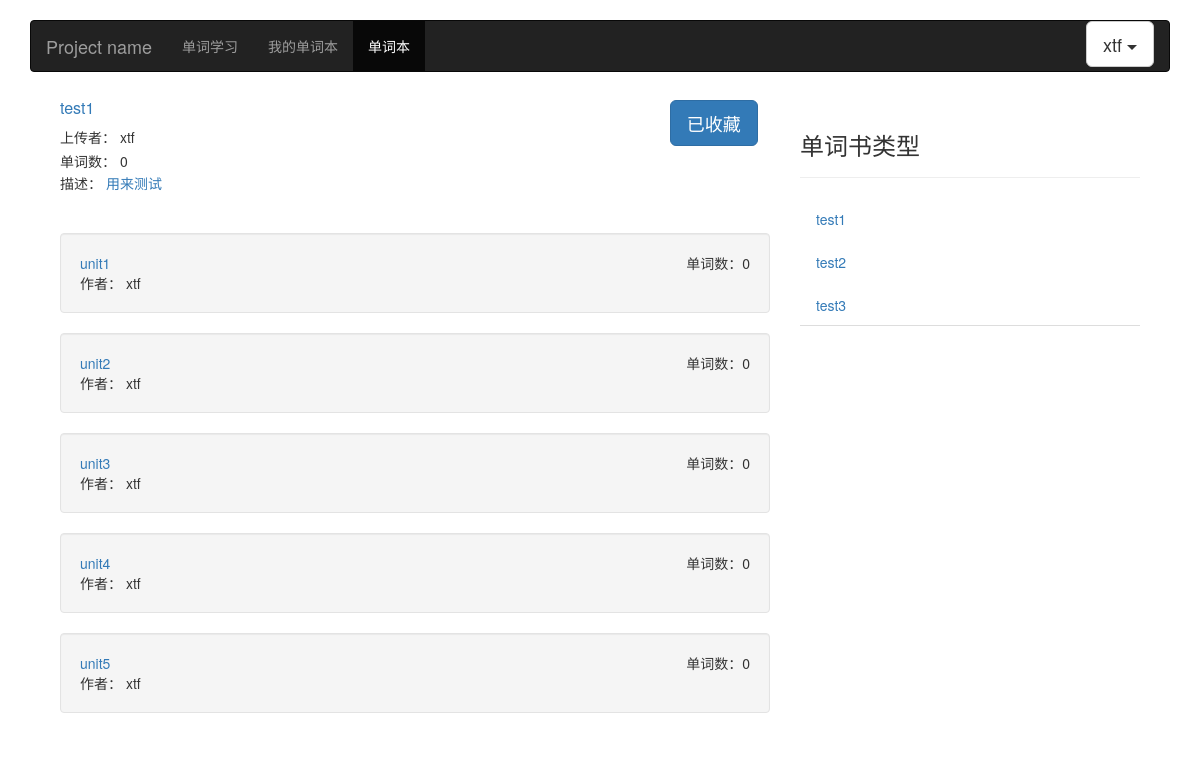
Page /learn/wordbook/wordbookunit?id=2 on the committed database.
### learn/models.py (models this page shows, shortened)
class WordBook(models.Model):
    title = models.CharField(blank=True, max_length=50,
                                   verbose_name=u"书名")
    description = models.CharField(blank=True, max_length=200,
                                   verbose_name=u"描述")
    uploaded_user = models.ForeignKey(User, verbose_name=u"上传人", on_delete=models.CASCADE)
    word_num = models.IntegerField(default=1000, verbose_name=u"单词数")
    class Meta:
        verbose_name = u"单词本"
        verbose_name_plural = verbose_name

### learn/views.py (the view, shortened to what this page needs)
# urls.py: path('wordbook/wordbookunit', views.wordbookunit, name='wordbookunit'),
def wordbookunit(request):
    passed = {}
    passed['wordbook_info'] = get_all_books()
    if request.method == "GET":
        if 'id' in request.GET:
            all_words_num = 0
            wordbook_id = request.GET['id']
            get_book = WordBook.objects.get(id=wordbook_id)
            passed['title'] = get_book.title
            passed['description'] = get_book.description
            passed['uploaded_user'] = get_book.uploaded_user.username
            passed['username'] = get_book.uploaded_user.username
            wordbookunit = WordUnit.objects.filter(book=get_book)
            if LearningPlan.objects.filter(user=get_book.uploaded_user, wordbook=get_book).count() > 0:
                passed['save_button_name'] = SAVE_BUTTON[1]
            else:
                passed['save_button_name'] = SAVE_BUTTON[0]
            wb_info = []
            for wb in wordbookunit:
                info = {}
                info['unit_name'] = 'unit' + str(wb.unit_order)
                info['word_num'] = wb.word_num
                info['unit_id'] = wb.id
                all_words_num += wb.word_num
                wb_info.append(info)
            passed['allunits'] = wb_info
            passed['word_num'] = all_words_num
            passed['wordbook_id'] = wordbook_id
    return render(request, 'wordbookunit.html', passed)

### learn/views.py (called while the page is built)
def get_all_books():
    all_wordbooks = WordBook.objects.all()
    wordbook_info = []
    for wordbook in all_wordbooks:
        info = {}
        info['title'] = wordbook.title
        info['description'] = wordbook.description
        info['uploaded_user'] = wordbook.uploaded_user.username
        info['word_num'] = wordbook.word_num
        info['wordbook_id'] = wordbook.id
        wordbook_info.append(info)
    return wordbook_info

### learn/templates/wordbookunit.html (shortened to what this page needs)
<!DOCTYPE html>
{% load static %}
<html lang="zh-CN">
  <head>
    <link href="https://cdn.bootcss.com/bootstrap/3.3.7/css/bootstrap.min.css" rel="stylesheet">
    <link href="{% static 'css/font-awesome.min.css' %}" rel="stylesheet">
    <link href="{% static 'css/ie10-viewport-bug-workaround.css'%}" rel="stylesheet">
    <link href="{% static 'css/navbar.css'%}" rel="stylesheet">
    <link rel="stylesheet" type="text/css" href="{% static 'css/wordbook.css'%}">
  </head>
  <body>
    <div class="container">
      <nav class="navbar navbar-inverse">
        <div class="container-fluid">
          <div class="navbar-header">
            <a class="navbar-brand" href="#">Project name</a>
          </div>
          <div id="navbar" class="navbar-collapse collapse">
            <ul class="nav navbar-nav">
                <li><a href="{% url 'learnindex' %}">单词学习</a></li>
                <li><a href="{% url 'mywordbook' %}">我的单词本</a></li>
                <li class="active"><a href="{% url 'wordbook' %}">单词本</a></li>
            </ul>
            <ul class="nav navbar-nav navbar-right">
              <div class="btn-group">
              <button type="button" class="btn btn-default btn-lg dropdown-toggle" data-toggle="dropdown" aria-haspopup="true" aria-expanded="false">
                {{username}} <span class="caret"></span>
              </button>
            </div>
            </ul>
          </div>
        </div>
      </nav>
      <div class="container-fluid">
        <div class="row-fluid">
          <div class="col-md-8">
                <div class="row wordbook-detail-container">
                        <div class="col-md-10">
                                <div class="wordbook-basic-info span3">
                                        <div class="wordbook-title" style="max-width: 300px;">
                                            <a href="wordbookunit?id={{wordbook_id}}">{{title}}</a>
                                        </div>
                                        <div class="wordbook-owner">
                                            <span>上传者： </span>
                                                <span class="wordbook-owner-username">{{uploaded_user}}</span>
                                        </div>
                                        <div class="wordbook-count">
                                            <span>单词数： </span>{{word_num}}<br/>
                                        </div>
                                        <div>
                                            <span>描述： </span>
                                            <a target="_blank">{{description}}</a>
                                        </div>
                                </div>
                        </div>
                        <div id="wordbook-save-div" class="col-md-2 col-sm-2">
                                <button class="btn btn-primary btn-lg" type="submit" id="wordbook-save-button"  name="save", value="{{wordbook_id}}">{{save_button_name}}</button>
                              </div>
                         </div>
            {% for unit in allunits %}
            <div id="wordlist-" class="well">
                <div class="wordbook-create-wordlist-title" style="display: block">
                    <table width="100%">
                        <tr>
                            <td class="wordbook-wordlist-name">
                                <a href="wordbookunit/wordlist?id={{unit.unit_id}}">{{unit.unit_name}}</a>
                            </td>
                            <td align="right" class="wordbook-wordlist-count">
                                <span>单词数：</span>{{unit.word_num}}
                            </td>
                        </tr>
                    </table>
                </div>
                <div class="wordbook-create-wordlist-body">
                    <div class="info">
                        <table width="100%">
                            <tr>
                                <td>
                                     <span class="author">作者： {{uploaded_user}}</span>
                                </td>
                            </tr>
                        </table>
                    </div>
                </div>
            </div>
            {% endfor %}
          </div>
          <div class="col-md-4">
            <div class="page-header">
                    <h3>单词书类型</h3>
            </div>
            <ul class="nav nav-tabs nav-stacked">
                {% for book in wordbook_info %}
                    <li data="10"><a href="wordbookunit?id={{book.wordbook_id}}">{{book.title}}</a></li>
                {% endfor %}
            </ul>
          </div>
        </div>
      </div>
    </div>
  </body>
</html>

### static/css/navbar.css (style rules this page uses)
body { padding-top: 20px; padding-bottom: 20px; }
.navbar { margin-bottom: 20px; }

### static/css/wordbook.css (style rules this page uses)
html { overflow-y: scroll; }
#wordbook-save-div { padding: 8px; }
.wordbook-detail-container .wordbook-title { font-size: 16px; padding: 5px 0; max-width: 150px; }
.wordbook-detail-container .wordbook-owner { padding: 2px 0; }
.wordbook-detail-container .wordbook-count { padding: 2px 0px; }
.wordbook-detail-container .wordbook-basic-info { margin-bottom: 40px; }

### rows in the picture
WordBook: title "test1", description "用来测试", title "test1"
WordBook: title "test2"
WordBook: title "test3"

### other values in the picture
{{ username }} "xtf"
{{ uploaded_user }} "xtf"
{{ word_num }} "0"
{{ save_button_name }} "已收藏"
{{ unit.unit_name }} "unit1" "unit2" "unit3" "unit4" "unit5"
{{ unit.word_num }} "0" "0" "0" "0" "0"
{{ uploaded_user }} "xtf" "xtf" "xtf" "xtf" "xtf"
